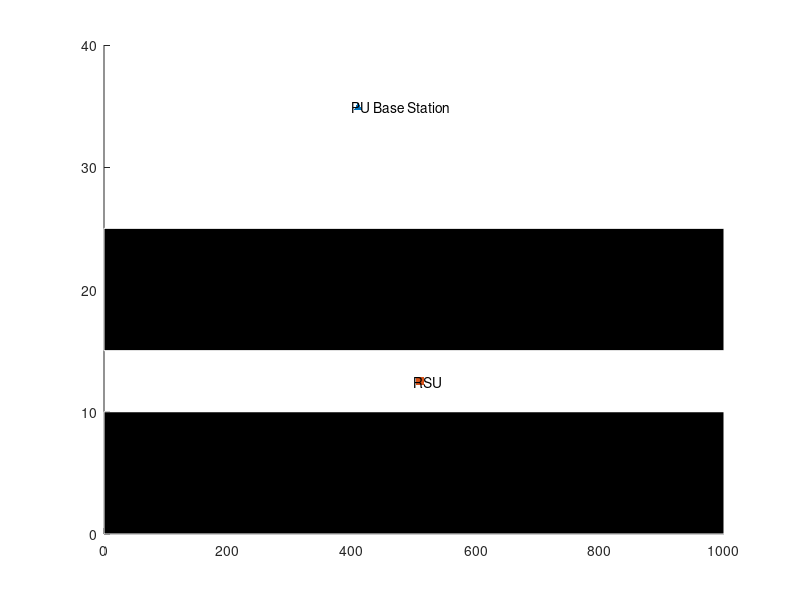

Reproduce this figure in MATLAB. (Note: this script raises an error after producing the figure.)
%%

%load('svmcode.mat')
%%
%road building
highwayL=[1000,40];
PU_c= [400 35];
RSU_c= [500 12.5];
axis([0 highwayL(1) 0 highwayL(2)]);
hold on;
rectangle('Position',[0,0,highwayL(1),10],'FaceColor','black','EdgeColor','white');
rectangle('Position',[0,15,highwayL(1),10],'FaceColor','black','EdgeColor','white');
scatter(PU_c(1)+10,PU_c(2),'^','filled');
scatter(RSU_c(1)+10,RSU_c(2),'s','filled');
text(PU_c(1),PU_c(2),'PU Base Station');
text(RSU_c(1),RSU_c(2),'RSU');
%%
%pu status
pu=randi([0,1],1,20);
wt=randi([5,15],1,20);
F1=500*(10^6);    Fs=1200*(10^6);% Carrier & Sampling freq
%%
% TV Tx. s/l generation
%N=1000;
t=0:0.001/500:0.001;
x=4*sin(2*pi*1000*t); 
A=2*ammod(x,F1,Fs);
%snrv=-2;
%no=awgn(0*A,snrv);
enval=[];
%%
% Filtere for receiver at SU
band1=fdesign.bandpass('N,F3dB1,F3dB2',8,490*(10^6),510*(10^6),Fs);
bpf=design(band1,'butter');
%nvar=var(filter(Hd1,no));
strtn=5; endn=50; 
trans=1;
delete('xyz.xlsx');
col={'ener_cal','dis_meas','Time','PU_STATUS'};
xlswrite('xyz.xlsx',col,'Sheet4','A1')
col2={'ener_cal','dis_meas','Time','PU_STATUS'};
xlswrite('svmtest.xlsx',col2,'Sheet1','A1')
%%
%numero=1;
% For varying SUs number
for N=strtn:5:endn
    SUxy=[];
    SUy=randi([1 24],1,N);
    % Y axis position of SUs to align them on road (based on image)
    for k=1:N    
        if SUy(k)<10       
            SUxy(k)=randi([0 600],1,1);    
        elseif SUy(k)>15        
            SUxy(k)=randi([300 1000],1,1);    
        else
            SUy(k)=randi([1 9],1,1);
            SUxy(k)=randi([0 600],1,1);    
        end
    end
   
    % Assign speeds for nodes (in m/s)
    speed=randi([8,20],1,N);
    %totaltime=sum(wt);
    %MAJ=[zeros(1,totaltime)];
    title(sprintf('Number of Secondary Users : %g',N));
    taggedSU=randi([1,N],1,1);
    sf=zeros([1,N]);
    st=randi([1,10],1,N);
    st(taggedSU)=8;
    time=0;
    cmp=[];
    res=[];
    res2=[];
    %spread sheet
    delete('data6.xlsx')
    col={'ACSS','ener_cal','dis_meas','Time','weight_det'};
    xlswrite('data6.xlsx',col,'Sheet1','A1')
    
    for i=1:20
        for j=1:wt(i)
            time=time+1;
            %sensing and reporting phase
            a=scatter(SUxy,SUy,'b','filled');   
            
            for k=1:N
            if (rem(time,((sf(k)*10)+st(k)))==0)
            sf(k)=sf(k)+1;
            dist=sqrt(((SUxy(k)-PU_c(1))^2+(SUy(k)-PU_c(2))^2));
            pathloss=9*dist^(-0.7);
            PU=pathloss*pu(i)*A;
            %snr=250/dist;
            snrv=-0.5*speed(k);
            no=awgn(0*A,snrv);
            nvar=var(filter(bpf,no));
            %if(pu(i)==1)
            %PU1=awgn(PU,snrv,'measured');
            %else
            %PU1=awgn(PU,snrv);
            %end
            PU1=PU+no;
            en=sum(abs(filter(bpf,PU1)).^2); 
            enval=[enval en];
            if(dist<1000)
            if(k==taggedSU)
                ACSS=1;
                cmp=[cmp pu(i)];
            else
                ACSS=0;
            end
            %sending information to RSU`
            toRSU=fskmodulation(ACSS,ceil(en*10),ceil(dist),ceil(time),ceil(nvar*1000),pu(i),speed(k));
            %numero=numero+1;
            %xyz=[ceil(z),ceil(dist),ceil(time),pu(i)];
            %writematrix(xyz,'data7.xlsx','Sheet','sheet1','WriteMode','Append');
            if(ACSS==1)
            fromRSU=roadsideunit(toRSU); 
            res=[res fromRSU];
            data2=fskdemodulation(toRSU);
           pustat2=data2(end-1);
           nvar2=data2(end-2);
           data3=[data2(2)/10 data2(3) data2(end)];
           %writematrix(data,'data6.xlsx','Sheet','sheet1','WriteMode','Append');
             A2=readmatrix('data6.xlsx');
            B=sortrows(A2,4,'descend');
            %load('svmcode.mat');
             qqq=1;
          while(qqq<=size(B,1) & qqq<=6 & (data2(4)-B(qqq,4))<15)
          %writematrix([B(qqq,2),B(qqq,3),B(qqq,end)],'svmtest.xlsx');
      %qqq=qqq+1;
   %  pk(qqq)=trainedModel.predictFcn(data);
          %testdata=array2table(data,'VariableNames',{'ener_cal','dis_meas','Time'});
            %load('svmcode.mat');
           %pk(qqq)=trainedModel.predictFcn(testdata);
           %pk(qqq)=emora(data3);
           testdata=array2table(data3,'VariableNames',{'ener_cal','dis_meas','Time'});
           pk(qqq)=trainedModel.predictFcn(testdata);
           qqq=qqq+1;
         end
 %testdata=readmatrix('svmtest.xlsx');
 %yyy=trainedModel.predictFcn(cell2mat(testdata(2:end,:)))
             if(sum(pk)>(length(pk)/2))
             fromRSU2=1;
             else
                fromRSU2=0;
              end
            res2=[res2 fromRSU2];
            %writematrix([pu(i)],'data6.xlsx','Sheet','sheet4','WriteMode','Append');
            else
                roadsideunit(toRSU);
                %writematrix([pu(i)],'data6.xlsx','Sheet','sheet4','WriteMode','Append');
            end
            end
            
            %nvar = 1/snr;   
            %nSample=length(PU1);    
            % Setting threshold
            %AT RSU
           
            end
            end
            for z=1:N
            if SUy(z)<=10&&SUy(z)>=0;
                SUxy(z)=SUxy(z)+speed(z)/4;       
            elseif SUy(z)>=15&&SUy(z)<=25;           
                SUxy(z)=SUxy(z)-speed(z)/4;        
            end
            end
            pause(0.01);
    set(a,'Visible','off'); 
    
        end
    end
pd(N)=(sum(cmp==1& res==1)/sum(cmp==1));
pmd(N)=sum(cmp==1&res==0)/sum(cmp==1);
pfa(N)=sum(cmp==0&res==1)/sum(cmp==0);
pd2(N)=(sum(cmp==1& res2==1)/sum(cmp==1));
pmd2(N)=sum(cmp==1&res2==0)/sum(cmp==1);
pfa2(N)=sum(cmp==0&res2==1)/sum(cmp==0); 
end
N=strtn:5:endn;
figure(2); 
plot(N,pd(strtn:5:endn));
hold on;
plot(N,pd2(strtn:5:endn));
title 'PROBABILITY OF DETECTION';  
ylim([-0.2 1.2]); grid; 
legend('Fuzzy logic','SVM');
xlabel 'Number of Secondary users';
ylabel 'P_{d}'; %legend('MAJ rule');
figure(3);
plot(N,pmd(strtn:5:endn)); 
hold on;
plot(N,pmd2(strtn:5:endn));
title 'PROBABILITY OF MISDETECTION'; ylim([-0.2 1.2]); grid; 
legend('Fuzzy logic','SVM');
xlabel 'Number of Secondary users'; ylabel 'P_{md}'; 
%legend('MAJ rule'); 
figure(4);
plot(N,pfa(strtn:5:endn));
hold on;
plot(N,pfa2(strtn:5:endn));
title 'PROBABILITY OF FALSE ALARM'; ylim([-0.2 1.2]); grid;
legend('Fuzzy logic','SVM');
xlabel 'Number of Secondary users'; ylabel 'P_{fa}';% legend('MAJ rule');
    

